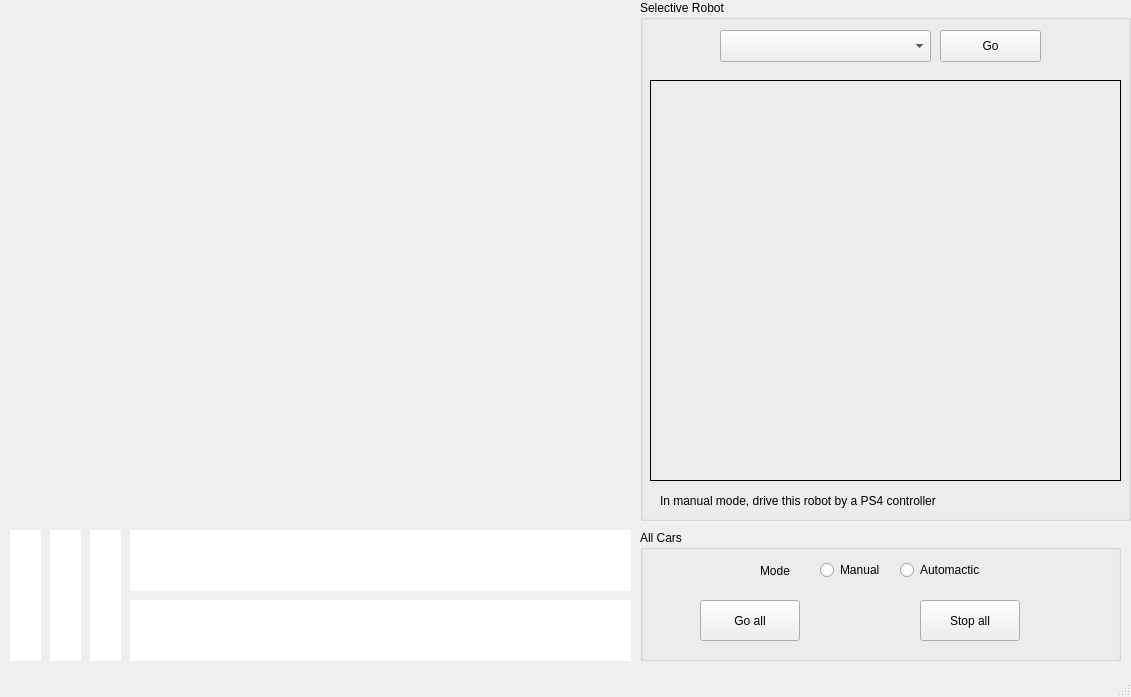
<?xml version="1.0" encoding="UTF-8"?>
<ui version="4.0">
 <class>MainWindow</class>
 <widget class="QMainWindow" name="MainWindow">
  <property name="geometry">
   <rect>
    <x>0</x>
    <y>0</y>
    <width>1131</width>
    <height>697</height>
   </rect>
  </property>
  <property name="windowTitle">
   <string>MainWindow</string>
  </property>
  <widget class="QWidget" name="centralwidget">
   <widget class="QWidget" name="verticalLayoutWidget">
    <property name="geometry">
     <rect>
      <x>10</x>
      <y>0</y>
      <width>621</width>
      <height>521</height>
     </rect>
    </property>
    <layout class="QVBoxLayout" name="verticalLayout"/>
   </widget>
   <widget class="QLabel" name="Sig1">
    <property name="geometry">
     <rect>
      <x>10</x>
      <y>530</y>
      <width>31</width>
      <height>131</height>
     </rect>
    </property>
    <property name="styleSheet">
     <string notr="true">background-color: white</string>
    </property>
    <property name="text">
     <string/>
    </property>
   </widget>
   <widget class="QLabel" name="Sig2">
    <property name="geometry">
     <rect>
      <x>50</x>
      <y>530</y>
      <width>31</width>
      <height>131</height>
     </rect>
    </property>
    <property name="styleSheet">
     <string notr="true">background-color: white</string>
    </property>
    <property name="text">
     <string/>
    </property>
   </widget>
   <widget class="QLabel" name="Sig3">
    <property name="geometry">
     <rect>
      <x>90</x>
      <y>530</y>
      <width>31</width>
      <height>131</height>
     </rect>
    </property>
    <property name="styleSheet">
     <string notr="true">background-color: white</string>
    </property>
    <property name="text">
     <string/>
    </property>
   </widget>
   <widget class="QLabel" name="rev">
    <property name="geometry">
     <rect>
      <x>130</x>
      <y>530</y>
      <width>501</width>
      <height>61</height>
     </rect>
    </property>
    <property name="styleSheet">
     <string notr="true">background-color: white;
</string>
    </property>
    <property name="text">
     <string/>
    </property>
   </widget>
   <widget class="QLabel" name="send">
    <property name="geometry">
     <rect>
      <x>130</x>
      <y>600</y>
      <width>501</width>
      <height>61</height>
     </rect>
    </property>
    <property name="styleSheet">
     <string notr="true">background-color: white;
</string>
    </property>
    <property name="text">
     <string/>
    </property>
   </widget>
   <widget class="QGroupBox" name="gb">
    <property name="geometry">
     <rect>
      <x>640</x>
      <y>0</y>
      <width>491</width>
      <height>521</height>
     </rect>
    </property>
    <property name="title">
     <string>Selective Robot</string>
    </property>
    <widget class="QComboBox" name="cbRobot">
     <property name="geometry">
      <rect>
       <x>80</x>
       <y>30</y>
       <width>211</width>
       <height>32</height>
      </rect>
     </property>
    </widget>
    <widget class="QPushButton" name="goStop">
     <property name="geometry">
      <rect>
       <x>300</x>
       <y>30</y>
       <width>101</width>
       <height>32</height>
      </rect>
     </property>
     <property name="text">
      <string>Go</string>
     </property>
    </widget>
    <widget class="QLabel" name="stream">
     <property name="geometry">
      <rect>
       <x>10</x>
       <y>80</y>
       <width>471</width>
       <height>401</height>
      </rect>
     </property>
     <property name="styleSheet">
      <string notr="true">border: 1px solid black;</string>
     </property>
     <property name="text">
      <string/>
     </property>
    </widget>
    <widget class="QLabel" name="label">
     <property name="geometry">
      <rect>
       <x>20</x>
       <y>490</y>
       <width>461</width>
       <height>21</height>
      </rect>
     </property>
     <property name="text">
      <string>In manual mode, drive this robot by a PS4 controller</string>
     </property>
    </widget>
   </widget>
   <widget class="QGroupBox" name="allCars">
    <property name="geometry">
     <rect>
      <x>640</x>
      <y>530</y>
      <width>481</width>
      <height>131</height>
     </rect>
    </property>
    <property name="title">
     <string>All Cars</string>
    </property>
    <widget class="QLabel" name="label_2">
     <property name="geometry">
      <rect>
       <x>120</x>
       <y>30</y>
       <width>41</width>
       <height>21</height>
      </rect>
     </property>
     <property name="text">
      <string>Mode</string>
     </property>
    </widget>
    <widget class="QRadioButton" name="manual">
     <property name="geometry">
      <rect>
       <x>180</x>
       <y>30</y>
       <width>71</width>
       <height>20</height>
      </rect>
     </property>
     <property name="text">
      <string>Manual</string>
     </property>
    </widget>
    <widget class="QRadioButton" name="automatic">
     <property name="geometry">
      <rect>
       <x>260</x>
       <y>30</y>
       <width>91</width>
       <height>20</height>
      </rect>
     </property>
     <property name="text">
      <string>Automactic</string>
     </property>
    </widget>
    <widget class="QPushButton" name="goAll">
     <property name="geometry">
      <rect>
       <x>60</x>
       <y>70</y>
       <width>100</width>
       <height>41</height>
      </rect>
     </property>
     <property name="text">
      <string>Go all</string>
     </property>
    </widget>
    <widget class="QPushButton" name="stopAll">
     <property name="geometry">
      <rect>
       <x>280</x>
       <y>70</y>
       <width>100</width>
       <height>41</height>
      </rect>
     </property>
     <property name="text">
      <string>Stop all</string>
     </property>
    </widget>
   </widget>
  </widget>
  <widget class="QStatusBar" name="statusbar"/>
 </widget>
 <resources/>
 <connections/>
</ui>
